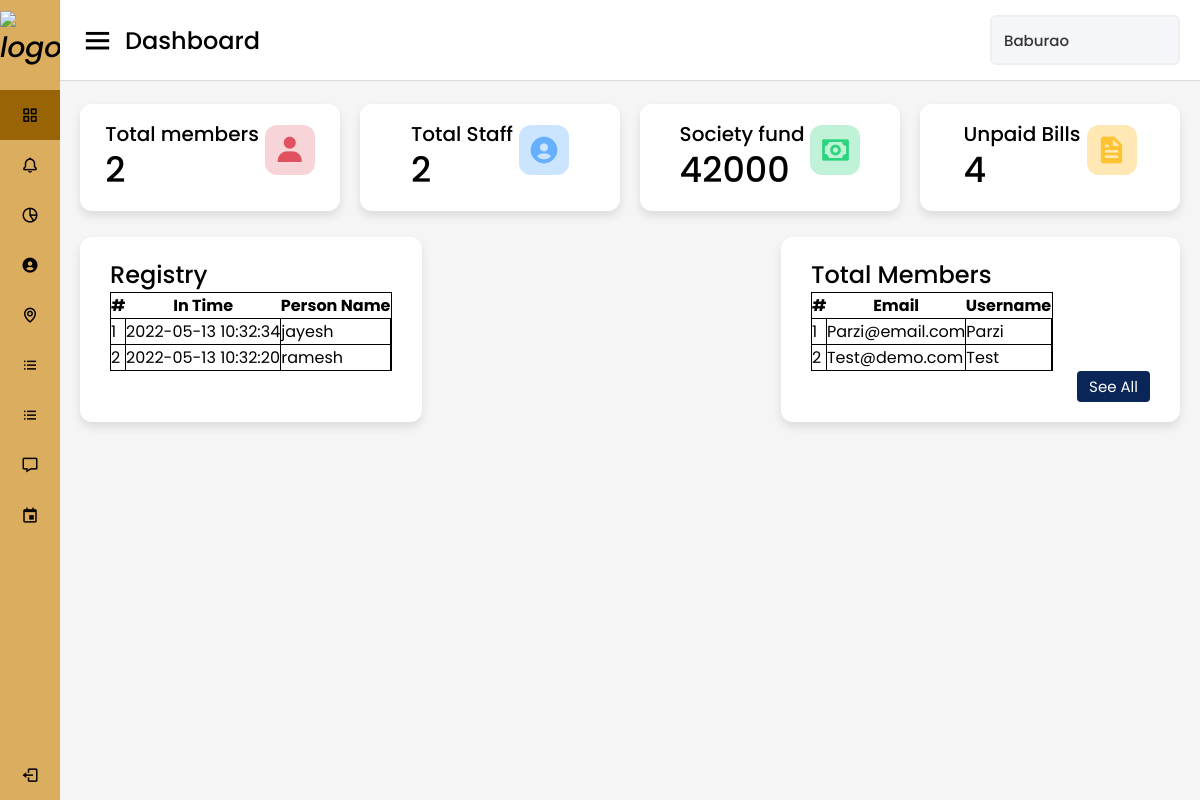
/admin/Dashboard/admin.php (signed in), run on the app's committed database.
### tables this page shows
CREATE TABLE `registry` (
  `id` int(11) NOT NULL,
  `person_name` varchar(50) NOT NULL,
  `created_at` datetime DEFAULT current_timestamp()
);

CREATE TABLE `member` (
  `id` int(11) NOT NULL,
  `username` varchar(50) NOT NULL,
  `email` varchar(50) NOT NULL,
  `password` varchar(255) NOT NULL,
  `address` varchar(255) NOT NULL,
  `phone` int(10) DEFAULT NULL,
  `created_at` datetime DEFAULT current_timestamp()
);

### admin/Dashboard/admin.php (the view, shortened to what this page needs)
<!DOCTYPE html>
<html lang="en" dir="ltr">
<head>
    <link rel="stylesheet" href="admin.css">
    <link href='https://unpkg.com/boxicons@2.0.7/css/boxicons.min.css' rel='stylesheet'>
</head>
<body>
    <div class="sidebar">
        <div class="logo-details">
            <i><img src="1.png"
                 alt="logo" width="100px" height="100px"></i>
            <span class="logo_name">HMS</span>
        </div>
        <ul class="nav-links">
            <li>
                <a href="admin.php" class="active">
                    <i class='bx bx-grid-alt'></i>
                    <span class="links_name">Dashboard</span>
                </a>
            </li>
            <li>
                <a href="../Announcement/admin_annou.php">
                    <i class='bx bx-bell'></i>
                    <span class="links_name">Announcement</span>
                </a>
            </li>
            <li>
                <a href="../Bill/index.php">
                    <i class='bx bx-pie-chart-alt-2'></i>
                    <span class="links_name">Maintainence Bill</span>
                </a>
            </li>
            <li>
                <a href="../Home_Services/home_ser.php">
                    <i class='bx bxs-user-circle'></i>
                    <span class="links_name">Home Services</span>
                </a>
            </li>
            <li>
                <a href="../Neighbourhood/admin_neigh.php">
                    <i class='bx bx-map'></i>
                    <span class="links_name">Neighbourhood</span>
                </a>
            </li>
            <li>
                <a href="../Members/index.php">
                    <i class='bx bx-list-ul'></i>
                    <span class="links_name">Members</span>
                </a>
            </li>
            <li>
                <a href="../Members/staff/index.php">
                    <i class='bx bx-list-ul'></i>
                    <span class="links_name">Staff</span>
                </a>
            </li>
            <li>
                <a href="https://discord.gg/ytmJWCjyHZ" target="_blank">
                    <i class='bx bx-message'></i>
                    <span class="links_name">Chat Box</span>
                </a>
            </li>
            <li>
                <a href="../Event_calender/admin_event.php">
                    <i class='bx bx-calendar-event'></i>
                    <span class="links_name">Events</span>
                </a>
            </li>
            <li class="log_out">
                <a href="../../logout.php">
                    <i class='bx bx-log-out'></i>
                    <span class="links_name">Log out</span>
                </a>
            </li>
        </ul>
    </div>
    <section class="home-section">
        <nav>
            <div class="sidebar-button">
                <i class='bx bx-menu sidebarBtn'></i>
                <span class="dashboard">Dashboard</span>
            </div>
            <div class="profile-details">
                <span class="admin_name"> <?php echo $_SESSION["username"]; ?></span>
            </div>
        </nav>
        <div class="home-content">
            <div class="overview-boxes">
                <div class="box">
                    <div class="right-side">
                        <div class="box-topic">Total members</div>
                        <?php
                            $con = new mysqli('localhost', 'root', '', 'hms');
                            $sql = "SELECT * FROM member";
                            if ($result=mysqli_query($con,$sql)) {
                                $rowcount=mysqli_num_rows($result);
                            }
                        ?>
                        <div class="number"><?php echo $rowcount ?></div>
                        </div>
                    <i class='bx bxs-user icon member'></i>
                </div>
                <div class="box">
                    <div class="right-side">
                        <div class="box-topic">Total Staff</div>
                        <?php
                            $con = new mysqli('localhost', 'root', '', 'hms');
                            $sql = "SELECT * FROM staff";
                            if ($result=mysqli_query($con,$sql)) {
                                $rowcount=mysqli_num_rows($result);
                            }
                        ?>
                        <div class="number"><?php echo $rowcount ?></div>
                    </div>
                    <i class='bx bxs-user-circle  icon staff'></i>
                </div>
                <div class="box">
                    <div class="right-side">
                        <div class="box-topic">Society fund</div>
                        <?php
                            $con = new mysqli('localhost', 'root', '', 'hms');
                            $query="select SUM(amount_payed) as `societyfund` from billing";
                            $res=mysqli_query($con, $query);
                            $data=mysqli_fetch_array($res);
                        ?>
                        <div class="number"><?php echo $data['societyfund'] ?></div>
                    </div>
                    <i class='bx bx-money icon money'></i>
                </div>
                <div class="box">
                    <div class="right-side">
                        <div class="box-topic">Unpaid Bills</div>
                        <?php
                            $con = new mysqli('localhost', 'root', '', 'hms');
                            $sql = "SELECT * FROM billing where status=0";
                            if ($result=mysqli_query($con,$sql)) {
                                $rowcount=mysqli_num_rows($result);
                            }
                        ?>
                        <div class="number"><?php echo $rowcount ?></div>
                    </div>
                    <i class='bx bxs-file icon file'></i>
                </div>
            </div>
            <div class="sales-boxes">
                <div class="registry box">
                    <div class="title">Registry</div>
                    <div class="registry-details">
                    <table class="table-striped table-bordered col-md-12" cellspacing="15" style="border: 1px solid black; border-collapse: collapse; ">
			<thead style="border: 1px solid black; border-collapse: collapse">
				<tr style="border: 1px solid black; border-collapse: collapse">
					<th class="text-center">#</th>
					<th class="text-center">In Time</th>
                    <th class="text-center">Person Name</th>
				</tr>
			</thead>
			<tbody>
				<?php
 					$registry = $con->query("SELECT * FROM registry order by person_name asc");
 					$i = 1;
 					while($row= $registry->fetch_assoc()):
				 ?>
				 <tr cellspacing="15" style="border: 1px solid black; border-collapse: collapse; padding:10px">
				 	<td class="text-center" style="border: 1px solid black; border-collapse: collapse" style="padding:10px">
				 		<?php echo $i++ ?>
				 	</td>
				 	<td style="border: 1px solid black; border-collapse: collapse" style="padding:10px">
				 		<?php echo ucwords($row['created_at']) ?>
				 	</td>
				 	<td style="border: 1px solid black; border-collapse: collapse"style="padding:10px">
				 		<?php echo $row['person_name'] ?>
				 	</td>
				 </tr>
				<?php endwhile; ?>
			</tbody>
		</table>
                    </div>
                </div>
                <div class="members box">
                    <div class="title">Total Members</div>
                    <ul class="top-sales-details">
                        <table class="table-striped table-bordered col-md-12" style="border: 1px solid black; border-collapse: collapse">
			<thead style="border: 1px solid black; border-collapse: collapse">
				<tr style="border: 1px solid black; border-collapse: collapse">
					<th class="text-center">#</th>
					<th class="text-center">Email</th>
					<th class="text-center">Username</th>
				</tr>
			</thead>
			<tbody>
				<?php
 					$member = $con->query("SELECT * FROM member order by username asc");
 					$i = 1;
 					while($row= $member->fetch_assoc()):
				 ?>
				 <tr style="border: 1px solid black; border-collapse: collapse">
				 	<td class="text-center" style="border: 1px solid black; border-collapse: collapse">
				 		<?php echo $i++ ?>
				 	</td>
				 	<td style="border: 1px solid black; border-collapse: collapse">
				 		<?php echo ucwords($row['email']) ?>
				 	</td>
				 	<td style="border: 1px solid black; border-collapse: collapse">
				 		<?php echo $row['username'] ?>
				 	</td>
				 </tr>
				<?php endwhile; ?>
			</tbody>
		</table>
                    </ul>
                    <div class="button">
                        <a href="../Members/index.php">See All</a>
                    </div>
                </div>
            </div>
        </div>
    </section>
</body>
</html>

### admin/Dashboard/admin.css (style rules this page uses)
* { margin: 0; padding: 0; box-sizing: border-box; font-family: 'Poppins', sans-serif; }
.sidebar { position: fixed; height: 100%; width: 240px; background: #dbae5f; transition: all 0.5s ease; }
.sidebar .logo-details { height: 80px; display: flex; align-items: center; }
.sidebar .logo-details i { font-size: 28px; font-weight: 500; color: rgb(3, 1, 1); min-width: 60px; text-align: center }
.sidebar .logo-details .logo_name { color: rgb(3, 1, 1); font-size: 24px; font-weight: 500; }
.sidebar .nav-links { margin-top: 10px; }
.sidebar .nav-links li { position: relative; list-style: none; height: 50px; }
.sidebar .nav-links li a { height: 100%; width: 100%; display: flex; align-items: center; text-decoration: none; transition: all 0.4s ease; }
.sidebar .nav-links li a.active { background: #996406; }
.sidebar .nav-links li i { min-width: 60px; text-align: center; font-size: 18px; color: rgb(3, 1, 1); }
.sidebar .nav-links li a .links_name { color: rgb(3, 1, 1); font-size: 15px; font-weight: 400; white-space: nowrap; }
.sidebar .nav-links .log_out { position: absolute; bottom: 0; width: 100%; }
.home-section { position: relative; background: #f5f5f5; min-height: 100vh; width: calc(100% - 240px); left: 240px; transition: all 0.5s ease; }
.home-section nav { display: flex; justify-content: space-between; height: 80px; background: #fff; display: flex; align-items: center; position: fixed; width: calc(100% - 240px); left: 240px; z-index: 100; padding: 0 20px; box-shadow: 0 1px 1px rgba(0, 0, 0, 0.1); transition: all 0.5s ease; }
.home-section nav .sidebar-button { display: flex; align-items: center; font-size: 24px; font-weight: 500; }
nav .sidebar-button i { font-size: 35px; margin-right: 10px; }
.home-section nav .profile-details { display: flex; align-items: center; background: #F5F6FA; border: 2px solid #EFEEF1; border-radius: 6px; height: 50px; min-width: 190px; padding: 0 15px 0 2px; }
nav .profile-details .admin_name { font-size: 15px; font-weight: 500; color: #333; margin: 0 10px; white-space: nowrap; }
.home-section .home-content { position: relative; padding-top: 104px; }
.home-content .overview-boxes { display: flex; align-items: center; justify-content: space-between; flex-wrap: wrap; padding: 0 20px; margin-bottom: 26px; }
.overview-boxes .box { display: flex; align-items: center; justify-content: center; width: calc(100% / 4 - 15px); background: #fff; padding: 15px 14px; border-radius: 12px; box-shadow: 0 5px 10px rgba(0,0,0,0.1); }
.overview-boxes .box-topic { font-size: 20px; font-weight: 500; }
.home-content .box .number { display: inline-block; font-size: 35px; margin-top: -6px; font-weight: 500; }
.home-content .box .icon { display: inline-block; font-size: 32px; height: 50px; width: 50px; background: #cce5ff; line-height: 50px; text-align: center; color: #66b0ff; border-radius: 12px; margin: -15px 0 0 6px; }
.home-content .box .staff { color: #66b0ff; background: #cce5ff; }
.home-content .box .member { color: #e05260; background: #f7d4d7 ; }
.home-content .box .money { color: #2BD47D; background: #C0F2D8; }
.home-content .box .file { color: #ffc233; background: #ffe8b3; }
.home-content .sales-boxes { display: flex; justify-content: space-between; }
.home-content .sales-boxes .registry { width: 30%; background: #fff; padding: 20px 30px; margin: 0 20px; border-radius: 12px; box-shadow: 0 5px 10px rgba(0, 0, 0, 0.1); }
.home-content .sales-boxes .registry-details { display: flex; align-items: center; justify-content: space-between; }
.sales-boxes .box .title { font-size: 24px; font-weight: 500; }
.sales-boxes .box .button { width: 100%; display: flex; justify-content: flex-end; }
.sales-boxes .box .button a { color: #fff; background: #0A2558; padding: 4px 12px; font-size: 15px; font-weight: 400; border-radius: 4px; text-decoration: none; transition: all 0.3s ease; }
.home-content .sales-boxes .members { width: 35%; background: #fff; padding: 20px 30px; margin: 0 20px 0 0; border-radius: 12px; box-shadow: 0 5px 10px rgba(0, 0, 0, 0.1); }
@media (max-width: 1240px) { .sidebar { width: 60px; } }
@media (max-width: 1240px) { .home-section { width: calc(100% - 60px); left: 60px; } }
@media (max-width: 1240px) { .home-section nav { width: calc(100% - 60px); left: 60px; } }

### data on the page
registry: created_at "2022-05-13 10:32:34", person_name "jayesh"
registry: created_at "2022-05-13 10:32:20", person_name "ramesh"
member: email "Parzi@email.com", username "Parzi"
member: email "Test@demo.com", username "Test"

### other printed values
$_SESSION["username"] "Baburao"
$rowcount "2"
$data['societyfund'] "42000"
$rowcount "4"
